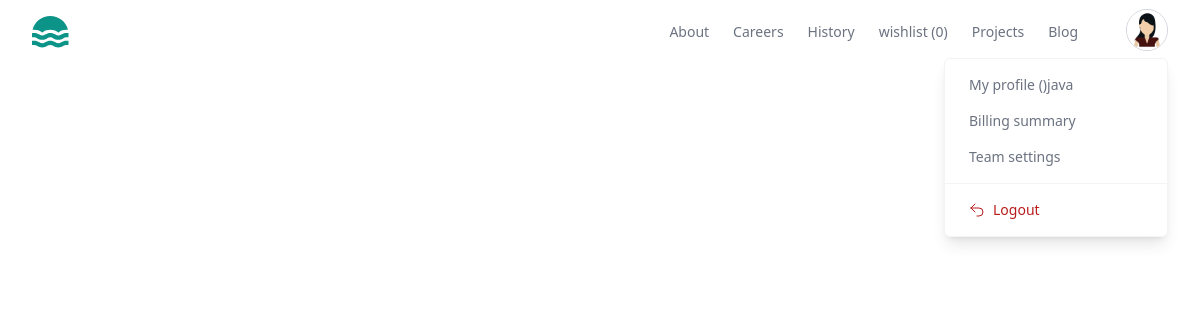
The app's page /orders/all/ (signed in), older data.
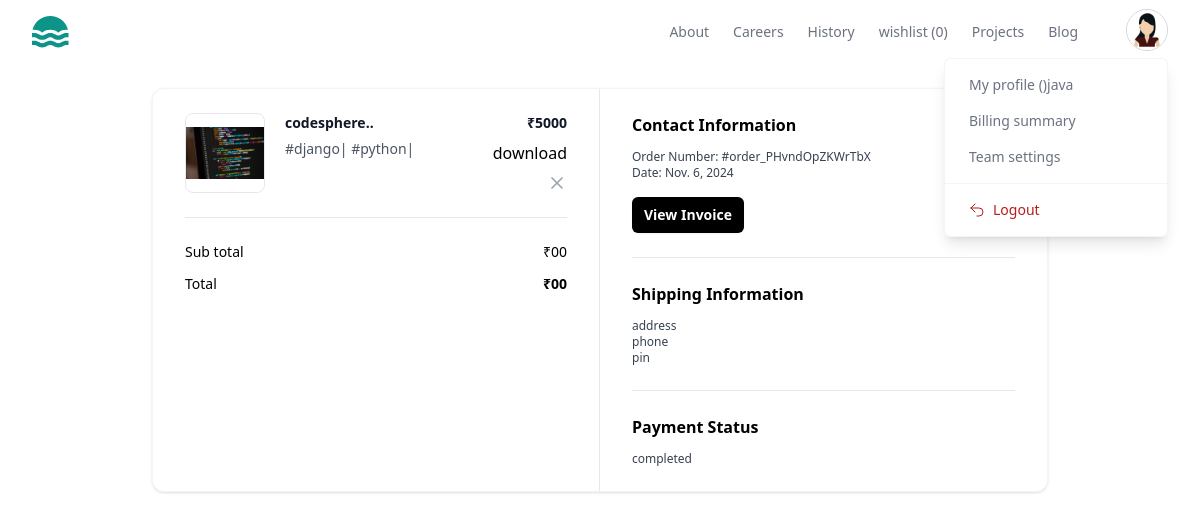
The same page, newer data.
### store/models.py (models this page shows, shortened)
class BaseModel(models.Model):
    created_date=models.DateTimeField(auto_now_add=True)
    updated_date=models.DateTimeField(auto_now=True)
    is_active=models.BooleanField(default=True)

class WishListItem(BaseModel):
    wishlist_object=models.ForeignKey(WishList,on_delete=models.CASCADE,related_name="basket_item")
    project_object=models.ForeignKey(Project,on_delete=models.CASCADE)
    is_order_placed=models.BooleanField(default=False)

class Project(BaseModel):
    title=models.CharField(max_length=200)
    description=models.TextField()
    preview_image=models.ImageField(upload_to="previewimages",null=True,blank=True)
    price=models.PositiveIntegerField()
    developer=models.ForeignKey(User,on_delete=models.CASCADE)
    files=models.FileField(upload_to="projects",null=True,blank=True)
    tag_objects=models.ManyToManyField(Tag,null=True)
    thumbnail=EmbedVideoField()

class Tag(BaseModel):
    title=models.CharField(max_length=200)

class Order(BaseModel):
    wishlist_item_objects=models.ManyToManyField(WishListItem)
    is_paid=models.BooleanField(default=False)
    order_id=models.CharField(max_length=200,null=True)
    customer=models.ForeignKey(User,on_delete=models.CASCADE,null=True)

class BaseModel(models.Model):
    created_date=models.DateTimeField(auto_now_add=True)
    updated_date=models.DateTimeField(auto_now=True)
    is_active=models.BooleanField(default=True)

### store/views.py (the view)
# urls.py: path('orders/all/',views.MyOrdersView.as_view(),name="orders"),
@method_decorator(decs,name="dispatch")
class MyOrdersView(View):
    template_name="myorders.html"
    def get(self,request,*args,**kwargs):
        qs=Order.objects.filter(customer=request.user)
        return render(request,self.template_name,{"data":qs})

### store/context_processors.py (called while the page is built)
def wishlist_item_count(request):
    count=0
    if request.user.is_authenticated:
        count=request.user.basket.basket_item.filter(is_order_placed=False).count()
    return {"cart_item_count":count}

### store/templates/myorders.html (shortened to what the changed rows need)
{%extends 'base.html'%}
{%block main_block%}
{%for o in data%}
<div class="mx-auto my-4 max-w-4xl md:my-6">
    <div class="overflow-hidden rounded-xl border border-gray-100 shadow">
      <div class="grid grid-cols-1 md:grid-cols-2">
        <div class="px-5 py-6 md:border-r md:border-r-gray-200 md:px-8">
          <div class="flow-root">
            <ul class="-my-7 divide-y divide-gray-200">
              {%for wi in o.wishlist_item_objects.all%}
              <li class="flex items-stretch justify-between space-x-5 py-7">
                <div class="flex flex-1 items-stretch">
                  <div class="flex-shrink-0">
                    <img
                      class="h-20 w-20 rounded-lg border border-gray-200 object-contain"
                      src="{{wi.project_object.preview_image.url}}"
                      alt="https://static.nike.com/a/images/c_limit,w_592,f_auto/t_product_v1/54a510de-a406-41b2-8d62-7f8c587c9a7e/air-force-1-07-lv8-shoes-9KwrSk.png"
                    />
                  </div>
                  <div class="ml-5 flex flex-col justify-between">
                    <div class="flex-1">
                      <p class="text-sm font-bold text-gray-900">
                       {{wi.project_object.title}}
                      </p>
                      <p class="mt-1.5 text-sm font-medium text-gray-600">
                       {%for t in wi.project_object.tag_objects.all%}
                       #{{t.title}}|
                       {%endfor%}
                      </p>
                    </div>
                  </div>
                </div>
                <div class="ml-auto flex flex-col items-end justify-between">
                  <p class="text-right text-sm font-bold text-gray-900">
                    ₹{{wi.project_object.price}}
                  </p>
                  {%if o.is_paid%}
                    {%if wi.project_object.files%}
                      <a href="{{wi.project_object.files.url}}" download>download</a>
                    {%endif%}
                  {%endif%}
                  <button
                    type="button"
                    class="-m-2 inline-flex rounded p-2 text-gray-400 transition-all duration-200 hover:text-gray-900 focus:outline-none focus:ring-2 focus:ring-gray-900 focus:ring-offset-2"
                  >
                    <svg
                      xmlns="http://www.w3.org/2000/svg"
                      width="24"
                      height="24"
                      viewBox="0 0 24 24"
                      fill="none"
                      stroke="currentColor"
                      stroke-width="2"
                      stroke-linecap="round"
                      stroke-linejoin="round"
                      class="h-5 w-5"
                    >
                      <line x1="18" y1="6" x2="6" y2="18"></line>
                      <line x1="6" y1="6" x2="18" y2="18"></line>
                    </svg>
                  </button>
                </div>
              </li>
              {%endfor%}
            </ul>
            <hr class="mt-6 border-gray-200" />
            <ul class="mt-6 space-y-3">
              <li class="flex items-center justify-between">
                <p class="text-sm font-medium">Sub total</p>
                <p class="text-sm font-medium">₹00</p>
              </li>
              <li class="flex items-center justify-between">
                <p class="text-sm font-medium ">Total</p>
                <p class="text-sm font-bold ">₹00</p>
              </li>
            </ul>
          </div>
        </div>
        <div class="px-5 py-6 md:px-8">
          <div class="flow-root">
            <div class="-my-6 divide-y divide-gray-200">
              <div class="py-6">
                <h2 class="text-base font-bold text-black">
                  Contact Information
                </h2>
                <p class="fontmedium mt-3 text-xs text-gray-700">
                  Order Number: #{{o.order_id}}
                </p>
                <p class="text-xs font-medium text-gray-700">
                  Date: {{o.created_date|date}}
                </p>
                <button
                  type="button"
                  class="mt-4 rounded-md bg-black px-3 py-2 text-sm font-semibold text-white shadow-sm hover:bg-black/80 focus-visible:outline focus-visible:outline-2 focus-visible:outline-offset-2 focus-visible:outline-black"
                >
                  View Invoice
                </button>
              </div>
              <div class="py-6">
                <h2 class="mb-2 text-base font-bold text-black">
                  Shipping Information
                </h2>
                <p class="mt-3 text-xs font-medium text-gray-700">address</p>
                <p class="text-xs font-medium text-gray-700">
               phone
                </p>
                <p class="text-xs font-medium text-gray-700">pin</p>
              </div>
              <div class="py-6">
                <h2 class="text-base font-bold text-black">
                  Payment Status
                </h2>
                <p class="mt-3 text-xs font-medium text-gray-700">
                  {%if o.is_paid%}
                        completed
                  {%else%}
                    pending
                  {%endif%}
                </p>
              </div>
            </div>
          </div>
        </div>
      </div>
    </div>
  </div>
{%endfor%}
{%endblock%}

Row changes from the older to the newer data that the page shows:
added Order: order_id "order_PHvndOpZKWrTbX", created_date "Nov. 6, 2024", is_paid "completed"
added WishListItem: project_object.preview_image (picture), project_object "codesphere..", project_object.price "5000"
now on this page (row unchanged): Tag: title "django"
now on this page (row unchanged): Tag: title "python"
